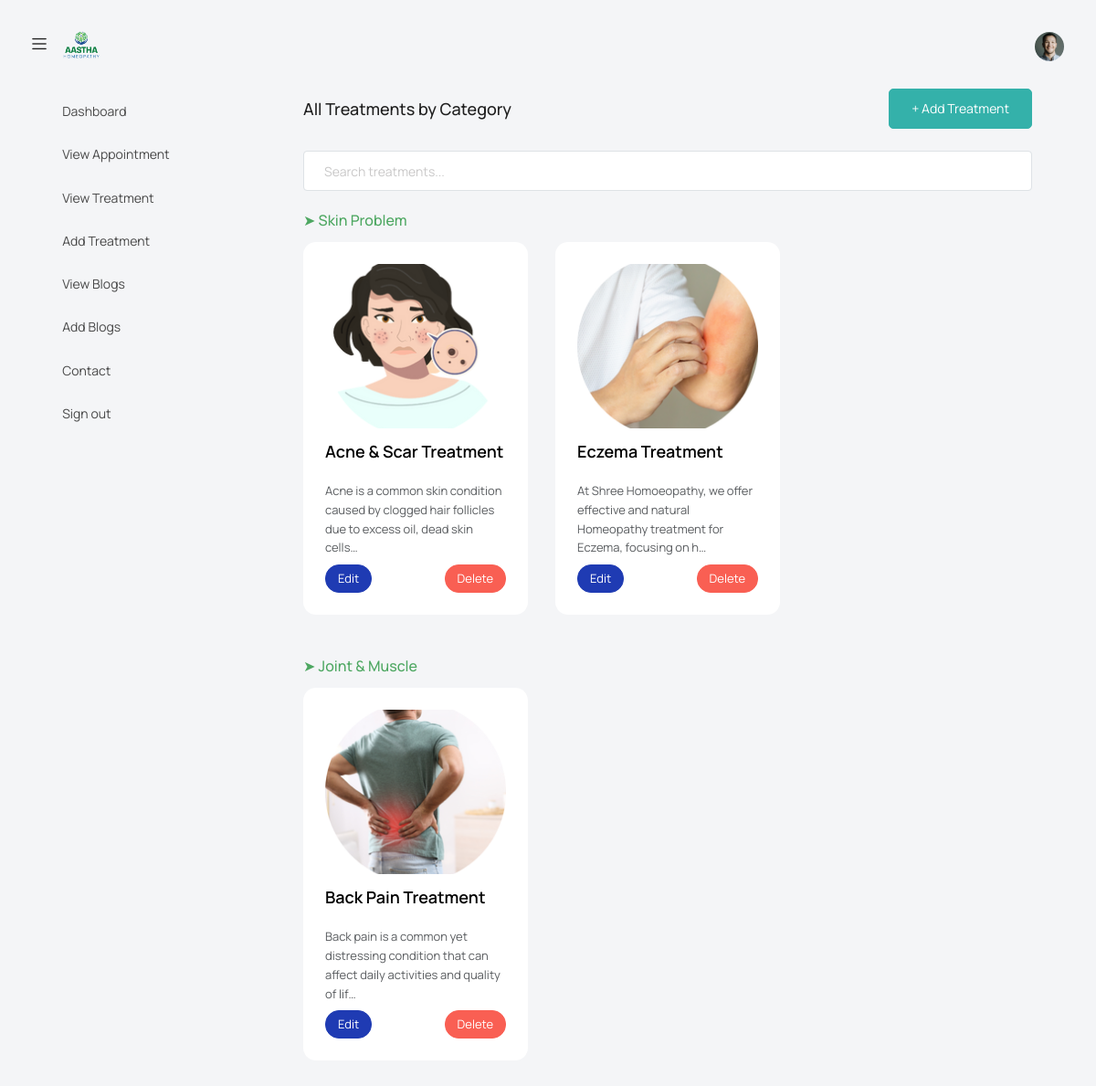
The app's page /doctor/treatments/ (signed in), older data.
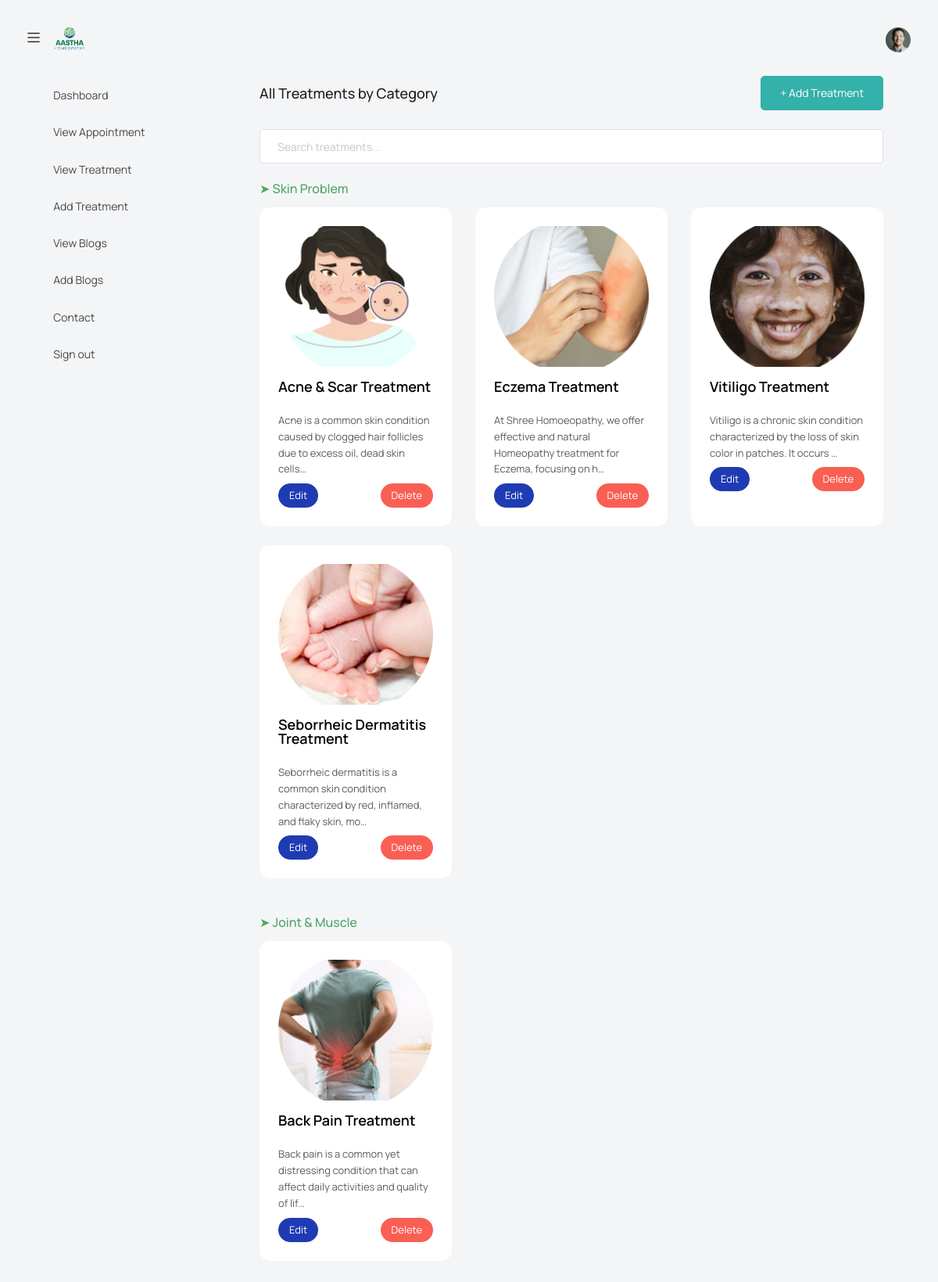
The same page, newer data.
### aastha/models.py (models this page shows, shortened)
class TreatmentCategory(models.Model):
    name = models.CharField(max_length=100)

class Treatment(models.Model):
    category = models.ForeignKey(TreatmentCategory, on_delete=models.CASCADE, related_name='treatments')
    title = models.CharField(max_length=200)
    description = models.TextField(blank=True)
    image = models.ImageField(upload_to='treatments/', blank=True, null=True)

### doctor/views.py (the view)
# urls.py: path('treatments/', views.treatments, name='admin_treatments'),
@staff_member_required
@login_required(login_url='admin_login')
def treatments(request):
    query = request.GET.get('q', '')
    categories = TreatmentCategory.objects.prefetch_related('treatments')
    if query:
        for category in categories:
            category.treatments_filtered = category.treatments.filter(
                Q(title__icontains=query) | Q(description__icontains=query)
            )
    else:
        for category in categories:
            category.treatments_filtered = category.treatments.all()
    return render(request, 'admin_treatment.html', {
        'categories': categories,
        'query': query
    })

### doctor/templates/admin_treatment.html (shortened to what this page needs)
{% extends 'adminbase.html' %}
{% block content %}
<div class="content-wrapper">
  <div class="d-flex justify-content-between align-items-center mb-4">
    <h4 class="card-title">All Treatments by Category</h4>
    <a href="{% url 'admin_add_treatment' %}" class="btn btn-success">+ Add Treatment</a>
  </div>
  <div class="form-group mb-4">
    <input type="text" class="form-control" id="treatmentSearch" placeholder="Search treatments...">
  </div>
  {% for category in categories %}
    <div class="mb-4">
      <h5 class="text-success mb-3">➤ {{ category.name }}</h5>
      <div class="row treatment-group">
        {% for treatment in category.treatments.all %}
          <div class="col-md-4 grid-margin stretch-card treatment-card">
            <div class="card h-100">
              <div class="card-body">
                {% if treatment.image %}
                  <img src="{{ treatment.image.url }}" class="img-fluid rounded mb-3" style="height: 180px; width: 100%; object-fit: cover;">
                {% else %}
                  <div class="bg-light text-center p-5 rounded mb-3" style="height: 180px;">No Image</div>
                {% endif %}
                <h5 class="card-title treatment-title">{{ treatment.title }}</h5>
                <p class="card-text text-muted treatment-desc">{{ treatment.description|truncatechars:100 }}</p>
                <div class="d-flex justify-content-between">
                  <a href="{% url 'update_treatment' treatment.id %}" class="btn btn-sm btn-primary">Edit</a>
                  <a href="{% url 'admin_delete_treatment' treatment.id %}" class="btn btn-sm btn-danger"
                     onclick="return confirm('Delete this treatment?')">Delete</a>
                </div>
              </div>
            </div>
          </div>
        {% empty %}
          <div class="col-12">
            <div class="alert alert-warning">No treatments found in this category.</div>
          </div>
        {% endfor %}
      </div>
    </div>
  {% endfor %}
</div>
{% endblock %}

Row changes from the older to the newer data that the page shows:
added Treatment: image (picture), title "Vitiligo Treatment", description "Vitiligo is a chronic skin condition characterized by the loss of skin color in patches. It occurs …", shown under TreatmentCategory "Skin Problem"
added Treatment: image (picture), title "Seborrheic Dermatitis Treatment", description "Seborrheic dermatitis is a common skin condition characterized by red, inflamed, and flaky skin, mo…", shown under TreatmentCategory "Skin Problem"
